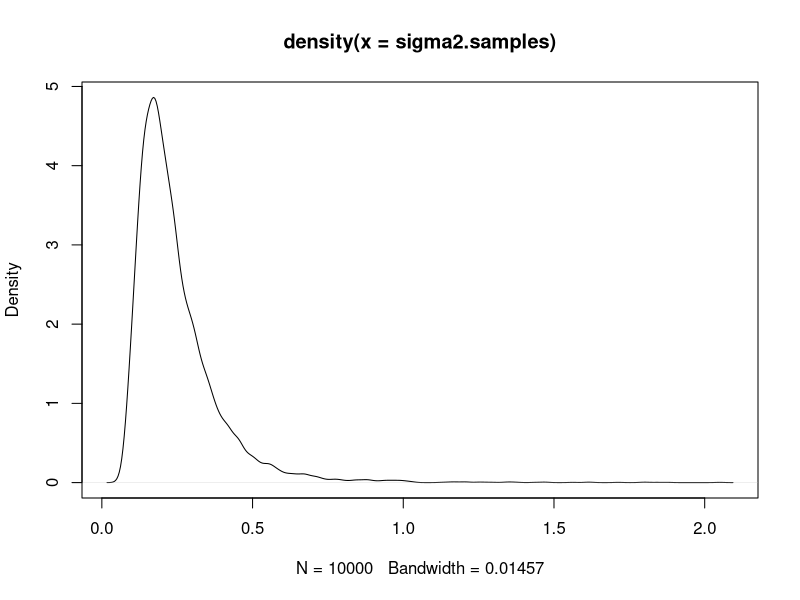
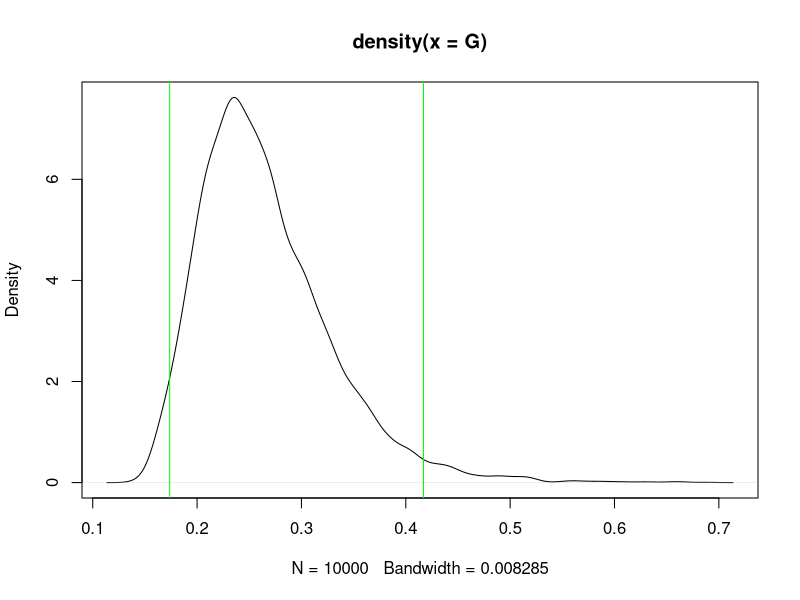
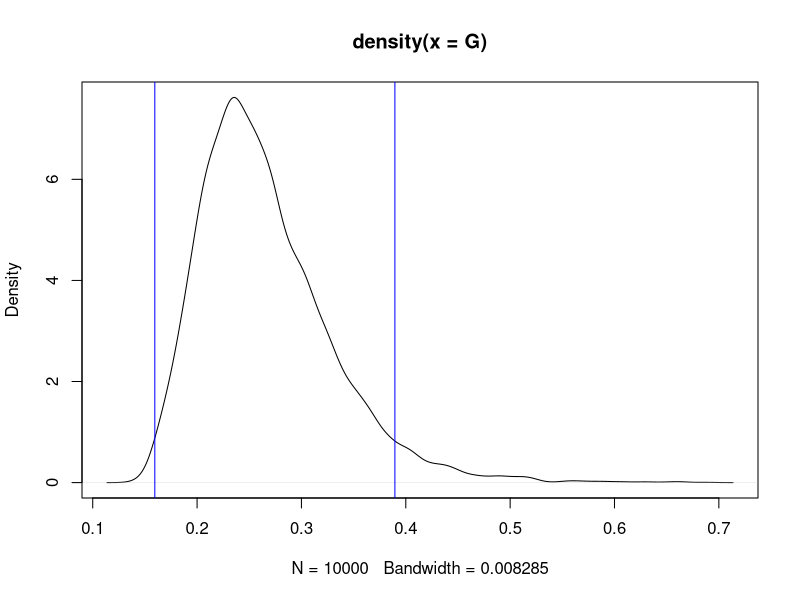

Source code (R) for these figures, in order:
#### Lab 1 Task 2: Log-normal distribution and the Gini coefficient

### Setup
y = c(14, 25, 45, 25, 30, 33, 19, 50, 34, 67)
n = length(y)
mu = 3.5

### Functions

### Implementation
## a) draw 10000 samples from Scaled-Inv Chi2(tau2, n)
tau2 = sum((log(y) - mu)^2) / n
nDraws = 10000
chi2.samples = rchisq(nDraws, n)
scaled.chi2.samples = n * tau2 / chi2.samples
sigma2.samples = scaled.chi2.samples

# plot posterior density
plot(density(sigma2.samples))

# b) sample Gini Coefficients
sigma.samples = sqrt(sigma2.samples)
G = 2 * pnorm(sigma.samples / sqrt(2)) - 1

# c) Credible interval and HPD for Gini
# calculate credible interval
G.sorted = sort(G)
CI.lower = G.sorted[length(G.sorted)*0.025]
CI.upper = G.sorted[length(G.sorted)*0.975]

# plot credible interval boundries
plot(density(G))
abline(v=CI.lower, col="green")
abline(v=CI.upper, col="green")

# calculate highest posterior density interval
G.density = density(G)
G.density = data.frame(x=G.density$x, y=G.density$y)
G.density.sorted = G.density[order(G.density$y),]
G.percentages = cumsum(G.density.sorted$y) / sum(G.density.sorted$y)
G.HPD = G.density.sorted[which(G.percentages >= 0.05),] # extract the top 95% density
HPD.lower = min(G.HPD$x)
HPD.upper = max(G.HPD$x)

# plot HPD interval boundries
plot(density(G))
abline(v=HPD.lower, col="blue")
abline(v=HPD.upper, col="blue")
